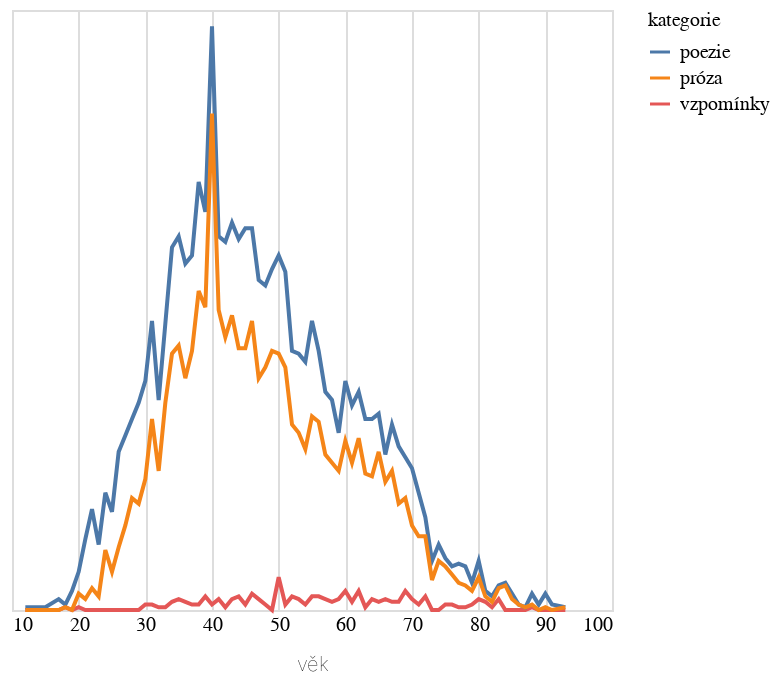

The notebook cell this image was saved under:
### Code cell
do_grafu2 = do_grafu.filter(pl.col("rok").is_between(1925,1975)).group_by(["vek","kategorie"]).len().rename({"len":"počet","vek":"věk"})
print(len(do_grafu.filter(pl.col("rok").is_between(1925,1975))))

alt.Chart(do_grafu2.to_pandas()).mark_line().encode(
    alt.X('věk:Q').axis(domain=False, tickSize=0),
    alt.Y('počet:Q').stack('zero').axis(None),
    alt.Color('kategorie:N')
)

### Figure 1 — Vega-Lite specification as saved in the notebook (floating-point values rounded to 4 significant figures; data arrays with more than 128 entries replaced by an {"elided": "..."} marker saying what was removed)
{"config": {"title": {"font": "Noticia Text", "fontSize": 14, "anchor": "start", "fontWeight": "bolder", "subtitleFont": "Noticia Text", "subtitleLineHeight": 18, "subtitleFontSize": 12, "subtitleFontWeight": "normal", "subtitlePadding": 10, "dy": -12}, "axis": {"labelFont": "Asap", "titleFont": "Asap", "fontWeight": "lighter", "titleFontWeight": "lighter", "labelFontSize": 10, "titleFontSize": 10, "labelPadding": 2, "titlePadding": 10}, "legend": {"labelFont": "Asap", "labelFontWeight": "normal", "titleFont": "Asap", "titleFontWeight": "normal", "labelFontSize": 10, "titleFontSize": 10}}, "data": {"name": "data-0da6c56fb3e1a2c7feb0e00c95417df0"}, "mark": {"type": "line"}, "encoding": {"color": {"field": "kategorie", "type": "nominal"}, "x": {"axis": {"domain": false, "tickSize": 0}, "field": "věk", "type": "quantitative"}, "y": {"axis": null, "field": "počet", "stack": "zero", "type": "quantitative"}}, "$schema": "https://vega.github.io/schema/vega-lite/v5.8.0.json", "datasets": {"data-0da6c56fb3e1a2c7feb0e00c95417df0": {"elided": "200 records"}}}
